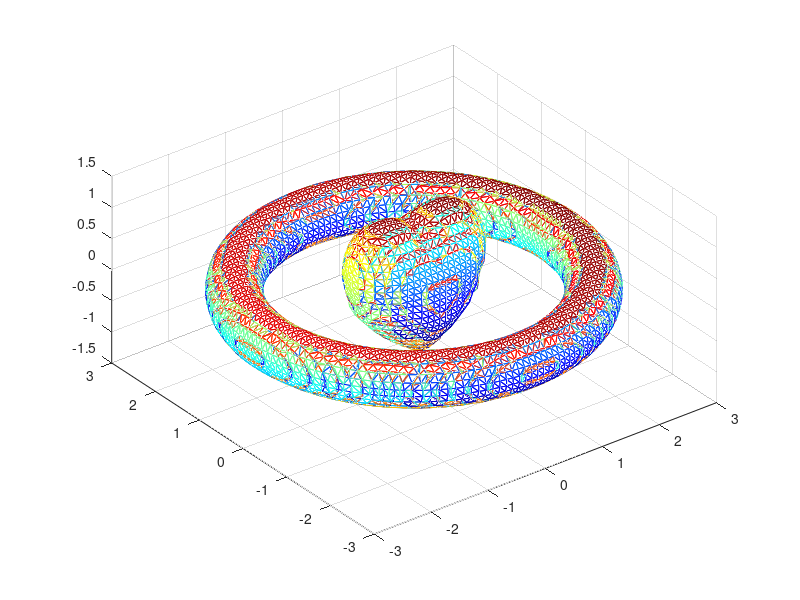

The MATLAB script that drew this image: (Note: this script raises an error after producing the figure.)
clear; clc; close all; 

f = @(x, y, z)(x.^2 + 2.25*y.^2 + z.^2 - 1).^3 - x.^2.* z.^3 - 0.1125*y.^2.*z.^3;
g = @(x, y, z)(sqrt(x.^2+y.^2)-2.5).^2 + z.^2 - 0.4^2;
t = linspace(-5, 5);
[x1, y1, z1] = meshgrid(t);
[x2, y2, z2] = meshgrid(t);
val1 = f(x1, y1, z1);
val2 = g(x2, y2, z2);
[p1, v1] = isosurface(x1, y1, z1, val1, 0);
[p2, v2] = isosurface(x2, y2, z2, val2, 0);

figure(1)
subplot(1,1,1)
h = patch('faces',p1,'vertices',v1,'facevertexcdata',jet(size(v1,1)),'facecolor','w','edgecolor','flat'); hold on;
patch('faces',p2,'vertices',v2,'facevertexcdata',jet(size(v2,1)),'facecolor','w','edgecolor','flat');
grid on;
axis equal; 
axis([-3,3,-3,3,-1.5,1.5]); 
view(3)
% title(["$(x^2+\frac{9}{4}y^2+z^2-1)^3-x^2z^3-\frac{9}{80}y^2z^3=0$","$(\sqrt{x^2+y^2}-R)^2 +z^2 = r^2$"],'Interpreter','latex','position',[3.3,4])
warning('off');
T = subtitle("祝各位美女帅哥们，元旦快乐！！！"); 
set(T,'Interpreter','latex','FontSize',20)
pic_num =1;

for i = 1:20
    v1 = 0.98 * v1;
    set(h, 'vertices', v1); drawnow;
    F = getframe(gcf);
    I = frame2im(F);
    [I,map]=rgb2ind(I,256);
    if pic_num == 1
        imwrite(I,map,'BeatingHeart.gif','gif','Loopcount',inf,'DelayTime',0.05);
    else
        imwrite(I,map,'BeatingHeart.gif','gif','WriteMode','append','DelayTime',0.05);
    end
    pic_num = pic_num + 1;
end

for i = 1:20
    v1 = v1/0.98;
    set(h, 'vertices', v1); 
    drawnow;
    F = getframe(gcf);
    I = frame2im(F);
    [I,map] = rgb2ind(I,256);
    imwrite(I,map,'BeatingHeart.gif','gif','WriteMode','append','DelayTime',0.05);
    pic_num = pic_num + 1;
end
